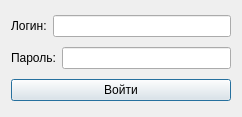
<?xml version="1.0" encoding="UTF-8"?>
<ui version="4.0">
 <class>Dialog</class>
 <widget class="QDialog" name="Dialog">
  <property name="geometry">
   <rect>
    <x>0</x>
    <y>0</y>
    <width>242</width>
    <height>117</height>
   </rect>
  </property>
  <property name="windowTitle">
   <string>Dialog</string>
  </property>
  <layout class="QVBoxLayout" name="verticalLayout">
   <item>
    <layout class="QHBoxLayout" name="horizontalLayout">
     <item>
      <widget class="QLabel" name="label">
       <property name="text">
        <string>Логин:</string>
       </property>
      </widget>
     </item>
     <item>
      <widget class="QLineEdit" name="line_edit_login"/>
     </item>
    </layout>
   </item>
   <item>
    <layout class="QHBoxLayout" name="horizontalLayout_2">
     <item>
      <widget class="QLabel" name="label_2">
       <property name="text">
        <string>Пароль:</string>
       </property>
      </widget>
     </item>
     <item>
      <widget class="QLineEdit" name="line_edit_password"/>
     </item>
    </layout>
   </item>
   <item>
    <widget class="QPushButton" name="pushButton">
     <property name="text">
      <string>Войти</string>
     </property>
    </widget>
   </item>
  </layout>
 </widget>
 <resources/>
 <connections/>
</ui>
